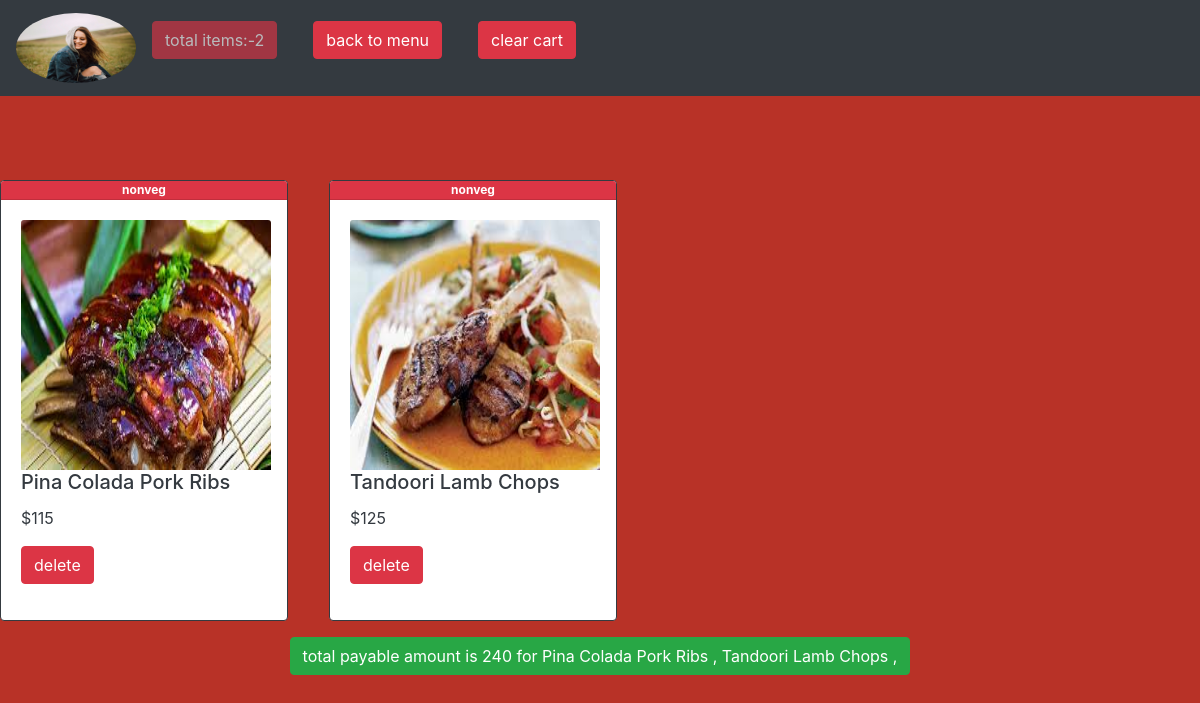
Page /cart.php (signed in) on the committed database.
### tables this page shows
CREATE TABLE `cart` (
  `id` int(50) NOT NULL,
  `menuid` int(50) NOT NULL,
  `userid` int(50) NOT NULL,
  `useremail` varchar(50) NOT NULL,
  `name` varchar(30) NOT NULL,
  `img` varchar(100) NOT NULL,
  `price` int(50) NOT NULL,
  `category` varchar(100) NOT NULL,
  `time` timestamp NOT NULL DEFAULT current_timestamp() ON UPDATE current_timestamp()
);

### cart.php (the view, shortened to what this page needs)
<?php
$conn = mysqli_connect("localhost", "root", "", "foodshala");
$img = $_SESSION['img'];
$sqltb_show_cartitems = "SELECT * FROM cart WHERE useremail='$_SESSION[email]'";
$res = mysqli_query($conn, $sqltb_show_cartitems);
$count = 0;
if (mysqli_num_rows($res) > 0) {
    while ($row = mysqli_fetch_assoc($res)) {
        $count++;
    }
}
?>
<html>
<head>
    <link rel="stylesheet" href="https://unpkg.com/aos@next/dist/aos.css" />
    <link rel="stylesheet" href="https://maxcdn.bootstrapcdn.com/bootstrap/4.5.2/css/bootstrap.min.css">
    <link rel="stylesheet" href="https://cdnjs.cloudflare.com/ajax/libs/font-awesome/4.7.0/css/font-awesome.min.css">
    <link rel="stylesheet" href="styles.css">
</head>
<body>
    <nav class="navbar navbar-expand-md bg-dark navbar-dark fixed-top">
        <a class="navbar-brand" href="#">
            <img src="pic/<?php echo $img ?>" alt="Logo" style="width:120px;height:70px;border-radius:50%">
        </a>
        <div class="collapse navbar-collapse" id="collapsibleNavbar">
            <ul class="navbar-nav">
                <li class="nav-item">
                    <button class="btn btn-danger disabled">total items:-<?php echo $count ?> </button>
                </li>
                <li class="nav-item">
                    <a href="account.php" class="btn btn-danger ">
                        back to menu
                    </a>
                </li>
                <li class="nav-item">
                    <form action="delete_item.php" method="post">
                        <button class="btn btn-danger " name="clear_cart">
                            clear cart
                        </button>
                    </form>
                </li>
            </ul>
        </div>
    </nav>
    <div class="container-fluid" style="margin-top:15%">
        <?php
        echo "<div class='row'>";
        $sqltb_show_cart_items = "SELECT * FROM cart WHERE useremail='$_SESSION[email]'";
        $res = mysqli_query($conn, $sqltb_show_cart_items);
        $order_items = "";
        $total_amount = 0;
        if (mysqli_num_rows($res) > 0) {
            while ($row = mysqli_fetch_assoc($res)) {
                $order_items .= $row['name'] . " , ";
                $total_amount += $row['price'];
        ?>
                <div data-aos="zoom-in-down" class="card border-dark mb-3" style="max-width: 18rem;">
                    <div class="card-header badge badge-pill badge-danger"><?php echo $row['category'] ?></div>
                    <div class=" card-body text-dark">
                        <img class="card-img-top" src="images/<?php echo $row['img'] ?>" alt="Card image cap" style="width:250px;height:250px;">
                        <h5 class="card-title"><?php echo $row['name'] ?></h5>
                        <p class="card-text">&#36;<?php echo $row['price'] ?></p>
                        <p class="card-text">
                            <form action="delete_item.php" method="post">
                                <button class="btn btn-danger" name="delete_from_cart" value="<?php echo $row['id']; ?>">delete </button>
                            </form>
                        </p>
                    </div>
                </div>
        <?php
            }
        }
        echo "</div>";
        ?>
        <center>
            <form action="payment.php" method="post">
                <button name="order_now" class="btn btn-success">total payable amount is
                    <?php echo $total_amount ?> for <?php echo $order_items ?>
                </button>
            </form>
        </center>
    </div>
</body>
</html>

### styles.css (style rules this page uses)
body { background-color: #b83227; }
nav { z-index: 99; }

### rows in the picture
cart: category "nonveg", img (picture), name "Pina Colada Pork Ribs", price "115", $row['id'] 36 (drawn)
cart: category "nonveg", img (picture), name "Tandoori Lamb Chops", price "125", $row['id'] 37 (drawn)

### other values in the picture
$count "2"
$total_amount "240"
$order_items "Pina Colada Pork Ribs , Tandoori Lamb Chops ,"
